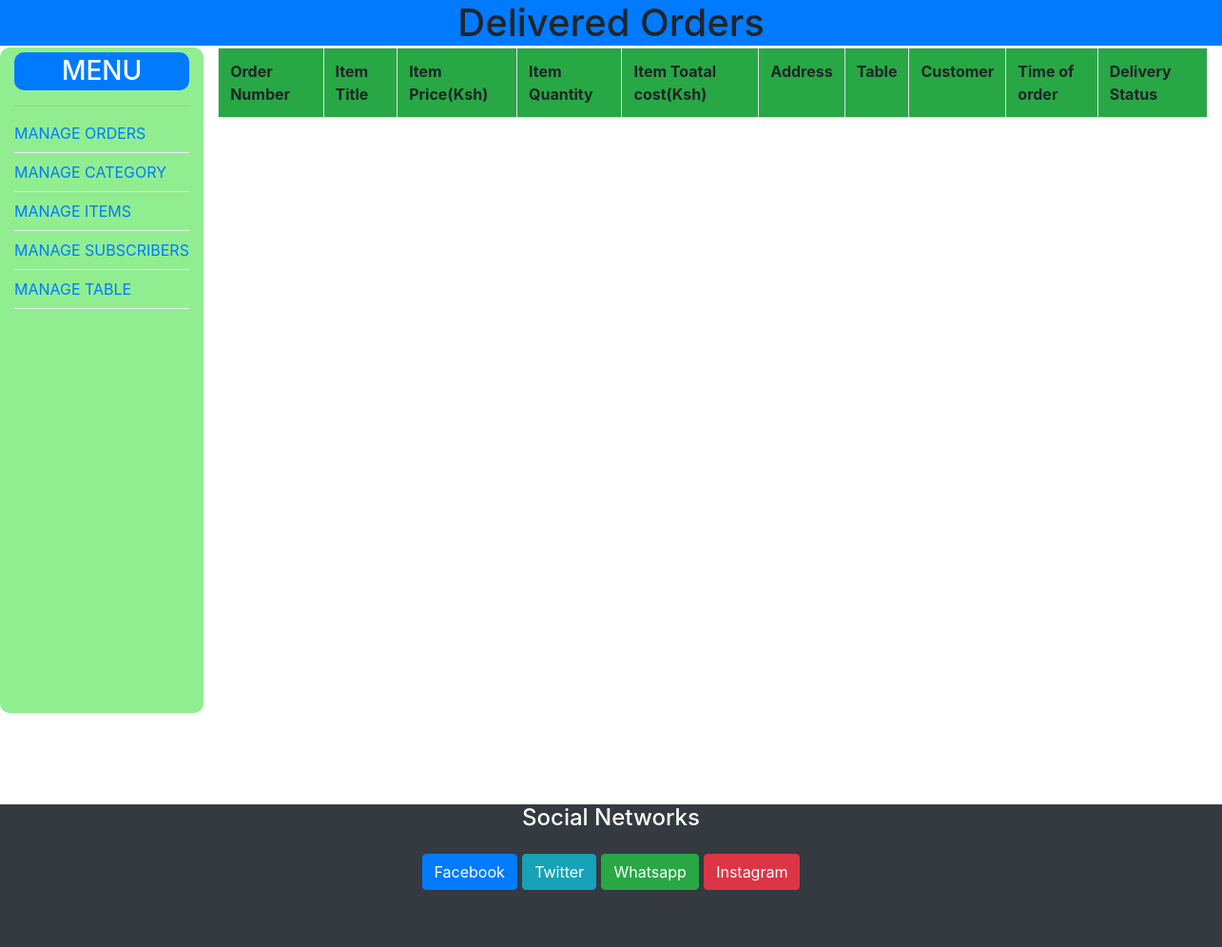
/admin/delivered.php, run on an earlier commit of the app's database.
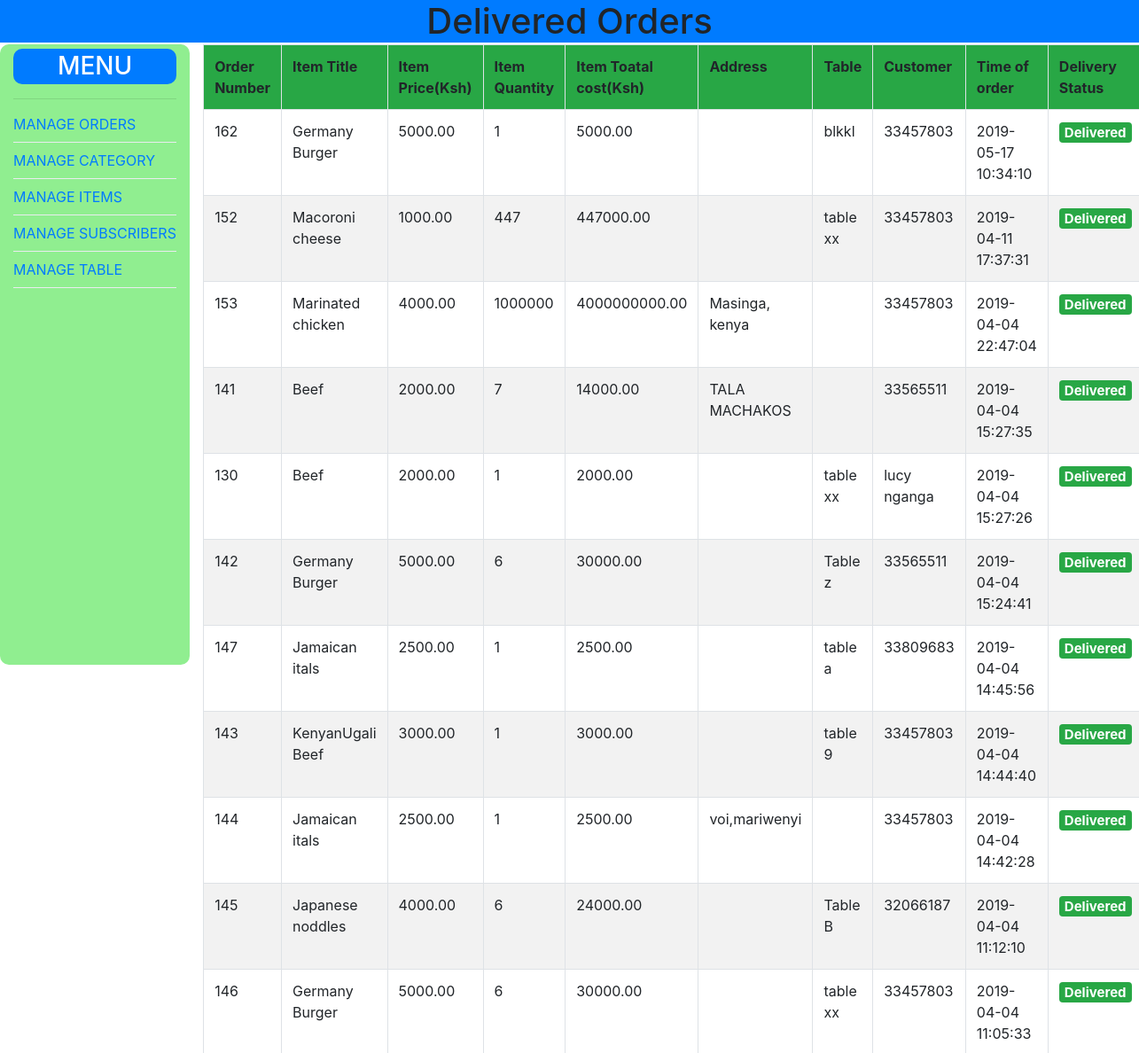
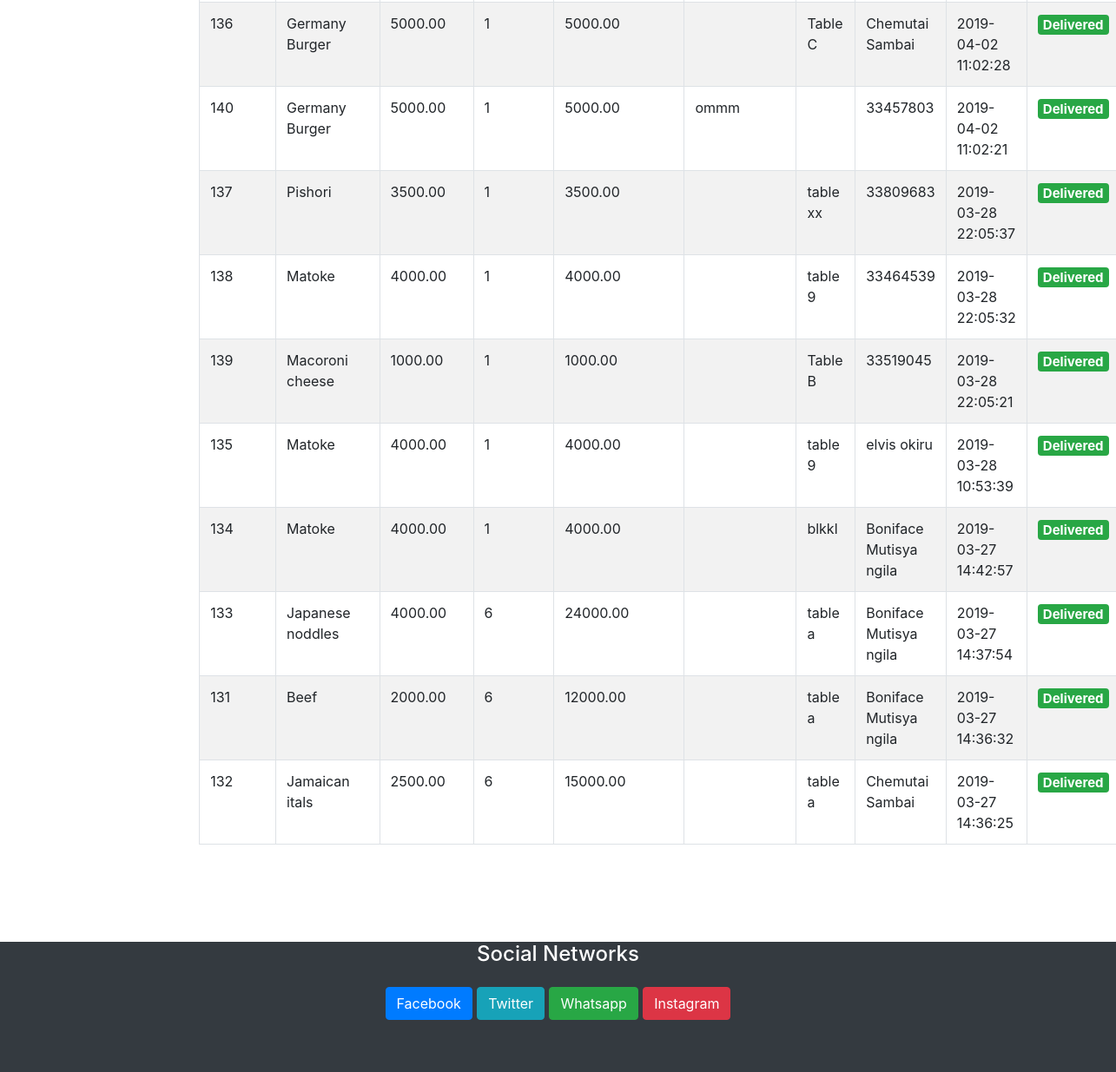
And on a later commit of the database (2 pictures, top to bottom).
### tables this page shows
CREATE TABLE `orders` (
  `id` int(11) NOT NULL,
  `name` varchar(100) NOT NULL,
  `price` decimal(50,2) NOT NULL,
  `quant` int(100) NOT NULL,
  `tot_cost` decimal(50,2) NOT NULL,
  `customer` varchar(100) NOT NULL,
  `address` varchar(250) NOT NULL,
  `tabl` varchar(100) NOT NULL,
  `time_order` datetime DEFAULT CURRENT_TIMESTAMP ON UPDATE CURRENT_TIMESTAMP,
  `archive` tinyint(4) NOT NULL DEFAULT '1',
  `delivery` tinyint(11) NOT NULL DEFAULT '0'
);

### admin/delivered.php (the view, shortened to what this page needs)
<?php
require('connect.php');
 ?>
<!DOCTYPE html>
<html>
<head>
	     <link rel="stylesheet" href="https://stackpath.bootstrapcdn.com/bootstrap/4.2.1/css/bootstrap.min.css">
	         <link rel="stylesheet" href="https://use.fontawesome.com/releases/v5.7.1/css/all.css">
</head>
<body>
	<h1 style="text-align: center;" class="bg-primary fixed-top">Delivered Orders</h1>
	<div class="container-fluid">
		<div class="row" style="margin-top: 50px;">
			<?php include 'incl/sidebar.php'; ?>
			<?php
			$sql_query = $conn->query("SELECT * FROM orders WHERE archive = '1' and delivery = '1'  ORDER BY time_order DESC");
			 ?>
			<div class="col-md-10">
				<table class="table table-striped table-hover table-bordered" style="padding: 10px;">
					<tr class="bg-success">
						<th>Order Number</th>
						<th>Item Title</th>
						<th>Item Price(Ksh)</th>
						<th>Item Quantity</th>
						<th>Item Toatal cost(Ksh)</th>
						<th>Address</th>
						<th>Table</th>
						<th>Customer</th>
						<th>Time of order</th>
						<th>Delivery Status</th>
					</tr>
					<?php while($order = mysqli_fetch_assoc($sql_query)): ?>
					<tr>
						<td>
							<?=$order['id'] ;?>
						</td>
						<td>
							<?=$order['name']; ?>
						</td>
						<td>
							<?=$order['price']; ?>
						</td>
						<td>
							<?=$order['quant']; ?>
						</td>
						<td>
							<?=$order['tot_cost']; ?>
						</td>
						<td>
							<?=$order['address']; ?>
						</td>
						<td>
							<?=$order['tabl']; ?>
						</td>
						<td>
							<?=$order['customer']; ?>
						</td>
						<td>
							<?=$order['time_order']; ?>
						</td>
						<td>
						<h5><span class="badge badge-success">Delivered</span></h5>
						</td>
					</tr>
					<?php endwhile; ?>
				</table>
			</div><br><br>
		</div>
	</div>
<?php include 'incl/footer.php'; ?>

What changed in the data, as far as the page shows it:
added orders: id "162", name "Germany Burger", price "5000.00", quant "1", tot_cost "5000.00", tabl "blkkl", customer "33457803", time_order "2019-05-17 10:34:10"
added orders: id "152", name "Macoroni cheese", price "1000.00", quant "447", tot_cost "447000.00", tabl "table xx", customer "33457803", time_order "2019-04-11 17:37:31"
added orders: id "153", name "Marinated chicken", price "4000.00", quant "1000000", tot_cost "4000000000.00", address "Masinga, kenya", customer "33457803", time_order "2019-04-04 22:47:04"
added orders: id "141", name "Beef", price "2000.00", quant "7", tot_cost "14000.00", address "TALA MACHAKOS", customer "33565511", time_order "2019-04-04 15:27:35"
added orders: id "130", name "Beef", price "2000.00", quant "1", tot_cost "2000.00", tabl "table xx", customer "lucy nganga", time_order "2019-04-04 15:27:26"
added orders: id "142", name "Germany Burger", price "5000.00", quant "6", tot_cost "30000.00", tabl "Table z", customer "33565511", time_order "2019-04-04 15:24:41"
added orders: id "147", name "Jamaican itals", price "2500.00", quant "1", tot_cost "2500.00", tabl "table a", customer "33809683", time_order "2019-04-04 14:45:56"
added orders: id "143", name "KenyanUgali Beef", price "3000.00", quant "1", tot_cost "3000.00", tabl "table 9", customer "33457803", time_order "2019-04-04 14:44:40"
added orders: id "144", name "Jamaican itals", price "2500.00", quant "1", tot_cost "2500.00", address "voi,mariwenyi", customer "33457803", time_order "2019-04-04 14:42:28"
added orders: id "145", name "Japanese noddles", price "4000.00", quant "6", tot_cost "24000.00", tabl "Table B", customer "32066187", time_order "2019-04-04 11:12:10"
added orders: id "146", name "Germany Burger", price "5000.00", quant "6", tot_cost "30000.00", tabl "table xx", customer "33457803", time_order "2019-04-04 11:05:33"
added orders: id "136", name "Germany Burger", price "5000.00", quant "1", tot_cost "5000.00", tabl "Table C", customer "Chemutai Sambai", time_order "2019-04-02 11:02:28"
added orders: id "140", name "Germany Burger", price "5000.00", quant "1", tot_cost "5000.00", address "ommm", customer "33457803", time_order "2019-04-02 11:02:21"
added orders: id "137", name "Pishori", price "3500.00", quant "1", tot_cost "3500.00", tabl "table xx", customer "33809683", time_order "2019-03-28 22:05:37"
added orders: id "138", name "Matoke", price "4000.00", quant "1", tot_cost "4000.00", tabl "table 9", customer "33464539", time_order "2019-03-28 22:05:32"
added orders: id "139", name "Macoroni cheese", price "1000.00", quant "1", tot_cost "1000.00", tabl "Table B", customer "33519045", time_order "2019-03-28 22:05:21"
added orders: id "135", name "Matoke", price "4000.00", quant "1", tot_cost "4000.00", tabl "table 9", customer "elvis okiru", time_order "2019-03-28 10:53:39"
added orders: id "134", name "Matoke", price "4000.00", quant "1", tot_cost "4000.00", tabl "blkkl", customer "Boniface Mutisya ngila", time_order "2019-03-27 14:42:57"
added orders: id "133", name "Japanese noddles", price "4000.00", quant "6", tot_cost "24000.00", tabl "table a", customer "Boniface Mutisya ngila", time_order "2019-03-27 14:37:54"
added orders: id "131", name "Beef", price "2000.00", quant "6", tot_cost "12000.00", tabl "table a", customer "Boniface Mutisya ngila", time_order "2019-03-27 14:36:32"
added orders: id "132", name "Jamaican itals", price "2500.00", quant "6", tot_cost "15000.00", tabl "table a", customer "Chemutai Sambai", time_order "2019-03-27 14:36:25"
